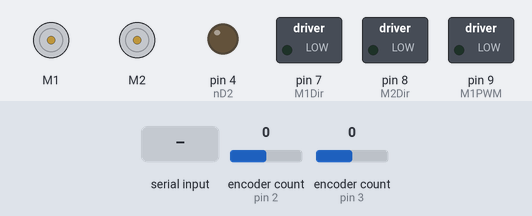
A sketch run on a simulated Arduino Uno, built with avr-gcc and run on an emulated ATmega328P. Shown: 2 × DC motor (green arrow = forward, orange = backward, longer = faster), switched loads named in the sketch (green lamp = pin HIGH), output pins drawn as LEDs (lit = HIGH). The test bench sets the inputs (shaded band); at power-on: encoder count (sensors on pin 2, pin 3) 0.

Above: at 1.2 s.
1.3 s: "C@" received over Serial
At 2.9 s:
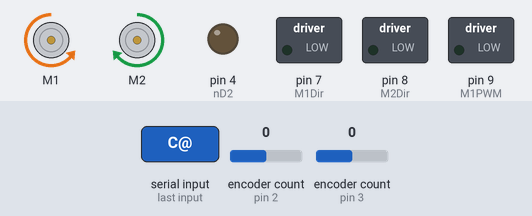
At 4.2 s:
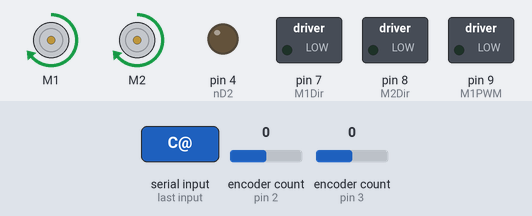
4.3 s: "C90@" received over Serial
At 6.0 s:
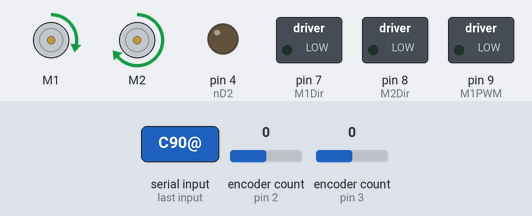
Timing chart, 0 to 7.7 s (numbered marks = the images above; inputs shaded):
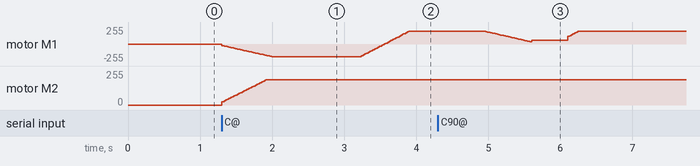

The sketch:

GOOD_COMMS_No_Control.ino.ino
```cpp
//Arduino code used to control the velocity of each wheel with inputs of radius desired angular velocity and desired linear velocity
#include <Encoder.h>
#include "DualMC33926MotorShield.h" //PWm goes from -400 to 400
#include <AutoPID.h>

//Pin setup
#define nD2 4 //tri-state disables both outputs of both motor channels when low
#define M1Dir 7 // Motor 1 direction input (voltage sign M1)
#define M2Dir 8 // motor 2 direction input (Voltage sign M2)
#define M1PWM 9 // Motor 1 speed input (Command Voltage M1)
#define M2PWM 10 // Motor 2 speed input (command Votlage M2)
#define nSF 12 //Status flag


#define kp_A (46.2979731521748)     //Wheel 2 velocity por. gain
#define kd_A (0)  //Wheel 2 velocity dif. gain
#define ki_A (461.590792327183)   //Wheel 2 velocity int. gain

#define kp_B (46.6050777553275)   //Wheel 2 velocity por. gain
#define kd_B (0) //Wheel 2 velocity dif. gain
#define ki_B (515.918210751475)   //Wheel 2 velocity int. gain

Encoder MotorEncoder1(2,6); //used 2 and 3 as they have the best interrupt timing, will need to change when adding second motor
Encoder MotorEncoder2(3,5); //used 2 and 3 as they have the best interrupt timing, will need to change when adding second motor
//comm stuff
int index = 0;
char space[1] = {' '};                                    //needed so the program knows to split up input string whenever a space occurs
char stringInput[30];                                     //the char array that the input string is placed in
String tooken[5];                                         //5 commands per string sent
float RFloat;                                             //dummy global variables
float OFloat;
float TFloat;
float VFloat;

double counter1=0; //counter for motor 1 and 2 resp.
double counter2=0;
double counter1_offset=0;
double counter2_offset=0;

double RadA=0;//current radial position sampled
double RadB=0;

double Vel_A=0; // Radial Velocity of motor 1
double Vel_B=0; // Radial Velocity of motor 2

double Vel_WA=0;
double Vel_WB=0;

double Vel_L=0;
double Vel_S=0;

double RadAPrev=0;//Previous radial positon of wheel 1 before being sampled again
double RadBPrev=0;

double output_A=0;//PWM output for wheel 1
double output_B=0;//PWM output for wheel 2

double setpoint_A=0; //Wanted wheel 1 velocity
double setpoint_B=0; //Wanted wheel 2 velocity

//User-defined parameters needed for the operation
double Radius=0; //Radius of circle
double omega=0; //anglular velocity desired
double inputVel=0; //linear velocity desired

//Robot defined parameters
double r=2.88/12;// Radius of wheel in feet
double d=(13.15/2)/12; //Distance wheel to center in feet

//Timing stuff
double Time_1=0; // time delay for next interval
double Interval_time=5;//sample interval time =5ms
double Time=0;
double TimeSpin=0;
double TimeDes=0;


//function stuff
double Vel=0;
double count1=0;
double count2=0;
double rev=0;
double Rad=0;
bool Hit_Hard_Code=false;
int i=0;
//Initialize PID class variables

AutoPID Vel_A_PID(&Vel_A,&setpoint_A,&output_A,-300,300,kp_A,ki_A,kd_A);
AutoPID Vel_B_PID(&Vel_B,&setpoint_B,&output_B,-300,300,kp_B,ki_B,kd_B);

DualMC33926MotorShield motor_shield;

void setup() {
  // put your setup code here, to run once:
   pinMode(nD2,OUTPUT);
   pinMode(M1Dir,OUTPUT);
   pinMode(M2Dir,OUTPUT);
   pinMode(M1PWM,OUTPUT);
   pinMode(M1PWM,OUTPUT);
   pinMode(nSF,INPUT);
   motor_shield.init();
   Serial.begin (1000000);//baud rate set to 250000
   Vel_A_PID.setTimeStep(Interval_time);
   Vel_B_PID.setTimeStep(Interval_time);
}

//convert motor counts into radial position of each wheel
void CountsToRad(double count1,double count2,double* RadA, double* RadB)
{
   rev=(count1)/(64*50); // Get revolutions made for the motor
   *RadA=rev*6.2832; // Get radians made for the motor
   rev=(count2)/(64*50); // Get revolutions made for the motor
   *RadB=rev*6.2832; // Get radians made for the motor
}
//converts radial position of each wheel into linear velocity of each wheel
void RadToVel (double RadA,double RadB, double RadAPrev, double RadBPrev, double Interval_time, double* Vel_A, double* Vel_B)
{
  *Vel_A=((RadA-RadAPrev)/(Interval_time/1000))*(2.88/12);
  *Vel_B=((RadB-RadBPrev)/(Interval_time/1000))*(2.88/12);
}

//finds setpoint of linear velocity with a given angular velocity
void AngularVelToLinearA(double omega,double Radius, double* Vel_WA, double* Vel_WB)
{
     if(Radius>0)
   {
    *Vel_WA=omega*(Radius+d);//relook at d I dont remeber but i think the 1/2 needs to be removed for this equation to hold
    *Vel_WB=omega*(Radius-d);
    }
    else{
    *Vel_WA=omega*(Radius-d);
    *Vel_WB=omega*(Radius+d);
      }

}

//sums the linear input velocity and the linear velocity derived from the angular velocity
double SummingBlock(double Vel_W,double inputVel)
{
   Vel_S=Vel_W+inputVel;
   return Vel_S;
}


void HardCodeSpin(double *omega, double *Radius,double Timespin,double Time_1)
{
  if(Time_1>=TimeSpin){//spin 90 deg
  *omega=1.5;
  *Radius=0;
  }
  if(Time_1>=TimeSpin+1300)//reach 90 degs and stop
  {
  *omega=0;
  *Radius=0;
  }
   if(Time_1>=TimeSpin+1300+500)//wait .5 seconds after stopping to move around the beacon with a radius of 1
  {
  *omega=1.25;
  *Radius=1;
  }
   if(Time_1>=TimeSpin+1300+500+5590)//finish the movement around the beacon set all values back to zero
  {
  *omega=0;
  *Radius=0;
  }
}

void decodeString(){
  if (Serial.available() > 0){
    Serial.readBytesUntil('@',stringInput,30);                      //the "@" is arbitrary, only reads in 30 characters
    tooken[index] = strtok(stringInput, space);                     //this splits off a chunk of the input string (until the first ' ') and puts it in a string array
    counter1_offset = MotorEncoder1.read();
    counter2_offset = MotorEncoder2.read();
    RadAPrev = 0;
    RadBPrev = 0;
    Time=0;
    switch (tooken[index][0]){                                      //chooses which variable to set based on first character of the current string
        case 'R':
          tooken[index].setCharAt(0,'0');                           //sets the first character to a zero so only the float is left
          RFloat = tooken[index].toFloat();                         //sets corresponding global variable to the float determined
          Radius=double(RFloat);
          break;

        case 'O':
          tooken[index].setCharAt(0,'0');                          //sets the first character to a zero so only the float is left
          OFloat = tooken[index].toFloat();                         //sets corresponding global variable to the float determined
          omega=double(OFloat);
          break;

        case 'T':
          tooken[index].setCharAt(0,'0');                          //sets the first character to a zero so only the float is left
          TFloat = tooken[index].toFloat();                         //sets corresponding global variable to the float determined
          TimeDes=double(TFloat)*1000+550;                         //*1000+550, because comes in in seconds and the 550 is for the rise time delay
          break;

        case 'V':
          tooken[index].setCharAt(0,'0');                         //sets the first character to a zero so only the float is left
          VFloat = tooken[index].toFloat();                       //sets corresponding global variable to the float determined
          inputVel=double(VFloat);
          break;

        case 'C':
          Hit_Hard_Code=true;                                     //Bool statement to set true when we reach the special case C
          i=0;                                                    //reset i=0 so we can go back through the hard code if so pleased
          break;

        default:
          break;
    }

    while (index < 5){                                                //This will loop the same things as above, but for each other commands in the input string
      if (tooken[index] != NULL){                                     //checks if there are more command strings left
        index++;
        tooken[index] = strtok(NULL,space);                           //splits off another chunk of the input string (another command)

        switch (tooken[index][0]){
          case 'R':
            tooken[index].setCharAt(0,'0');                          //sets the first character to a zero so only the float is left
            RFloat = tooken[index].toFloat();                         //sets corresponding global variable to the float determined
            Radius=double(RFloat);
            break;

          case 'O':
            tooken[index].setCharAt(0,'0');                          //sets the first character to a zero so only the float is left
            OFloat = tooken[index].toFloat();                        //sets corresponding global variable to the float determined
            omega=double(OFloat);
            break;

          case 'T':
            tooken[index].setCharAt(0,'0');                          //sets the first character to a zero so only the float is leftleft
            TFloat = tooken[index].toFloat();                        //sets corresponding global variable to the float determined
            TimeDes=double(TFloat)*1000+550;                         //*1000+550, because comes in in seconds and the 550 is for the rise time delay
            break;

          case 'V':
            tooken[index].setCharAt(0,'0');                          //sets the first character to a zero so only the float is left
            VFloat = tooken[index].toFloat();                        //sets corresponding global variable to the float determined
            inputVel=double(VFloat);
            break;

          case 'C':
            Hit_Hard_Code=true;
            i=0;
            break;

          default:
               break;
        }
      }

      else {
        //Serial.println(index);
        index = 5;                                                    //breaks out of the while loop
        //Serial.println("It was NULL.");
      }
    }

    index = 0;
    while (index<5){                                                        //clears the tookens that hold each string inputed
      tooken[index] = "";
      index++;
    }

    index = 0;
    for (int i=0; i<30; i++){                                               //clears the stringInput array
      stringInput[i] = 0;
    }
  }
}
void loop() {
  while(millis()> Time_1 + Interval_time)
  {
      if(Time>=TimeDes)
      {
        omega=0;
        Radius=0;
        inputVel=0;

        }
     decodeString(); //Decodes values sent from the serial

       if(Hit_Hard_Code == true && i==0)//WHen we reach the special character start the spin
      {
      TimeSpin=Time_1; //set the spin time as the current sample time
      HardCodeSpin(&omega,&Radius,TimeSpin,Time_1);    //run the spin function
      i++;//increment so the time doesnt get reset to the current sample time
      }
      if(Hit_Hard_Code ==true && i!=0)//used so the hardcode spin could be continually ran
      {
        HardCodeSpin(&omega,&Radius,TimeSpin,Time_1);
      }

     counter1=-1*MotorEncoder1.read()-(-1*counter1_offset); //get motor counts for motor 1 multiplied by -1 because the counts were backwards
     counter2=MotorEncoder2.read()-counter2_offset;  //get motor counts for motor 2

     //finiding radial positon of each wheel
     CountsToRad(counter1,counter2,&RadA,&RadB);

     // Finding linear velocity from the radial position of each wheel
      RadToVel(RadA,RadB,RadAPrev,RadBPrev,Interval_time,&Vel_A,&Vel_B);

     //Angular velocity input converted to linear velocity of each wheel
     AngularVelToLinearA(omega,Radius,&Vel_WA,&Vel_WB);

     //Summing block to set setpoint for wheel velocity control
     setpoint_A=SummingBlock(Vel_WA,inputVel);
     setpoint_B=SummingBlock(Vel_WB,inputVel);

     //runs the velocity controllers
     Vel_A_PID.run();
     Vel_B_PID.run();

    //sets the output of the controllers (PWM) to run the motors
     motor_shield.setM1Speed(output_A);
     motor_shield.setM2Speed(output_B);

     RadAPrev=RadA;
     RadBPrev=RadB;

     Time_1+=Interval_time; //Change time so it runs at an incremeted 10ms
     Time+=Interval_time;
    }

}
```

Measured:
- after the input at 1.3 s, motor M2: moves from stopped to forward 191/255 over 0.62 s, starting at once
